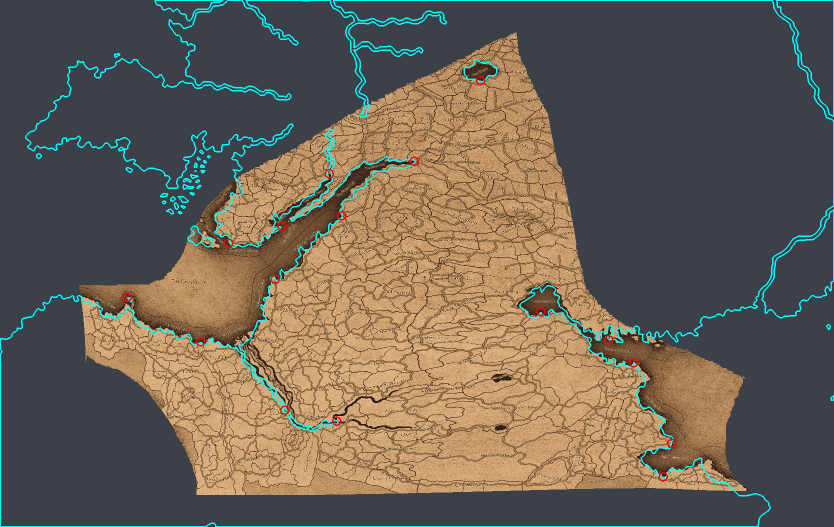
#> input picture tools/derived/badlands_nehekhara_anchor_dot_warp_example.png, 1668 x 1054 px (shown at 1/2 size); its folder holds only this picture in this run
$ python -i generate_coastline_mask.py   (imports and definitions only)
#> lines starting #> are read from the running program, lines starting #| are printed output that depends on the picture
#> further down, picture is the input picture: shape (1054, 1668, 3); mean B, G, R 85.4, 97.8, 106.3
#!/usr/bin/env python3
"""Land/sea mask from the hand-traced coastline — the coastline authority.

The input is the finished black/white land fill ``oldworld-first/land_sea_mask.png``
(8192×3616 = the mod canvas, binarized first via ``binarize_cyan_mask.py`` — see
``--from-fill`` below). The same coastline is also carried as a cyan (0,255,255)
trace-only layer in ``terraqueous_globe_reprojected - full.ora#coasts``, but that
layer has no land fill of its own and cannot replace the flat PNG here (board
#5399: trace-parity between the two differs by ~145k px, while the flat PNG's
fill reproduces the committed mask exactly). Cyan is reserved for the coastline
trace (rivers moved to blue instead, board #3703 follow-up 2026-09-15) — before
that the trace was drawn magenta. Because it is drawn in canvas space it needs no
registration, and because it is a deliberate hand-trace it supersedes the
height-ramp extraction that ``generate_heightmap.py`` used to derive the coast
(user decision, 2026-08-14: "the traced coastline wins"; the ramp derivation was
deleted 2026-08-22). This tool is the sole owner of ``land_sea_mask.png``;
``generate_heightmap.py`` consumes the mask rather than re-deriving the shoreline.

Land vs sea is decided by **coastline topology**, not by globe colour (the globe's
sea is a desaturated grey that no hue test separates from land — the very problem
the trace exists to avoid):

1. The cyan line is the coast; it is the barrier.
2. Fill the gaps in the (anti-aliased) line, then flood-label the regions between
   lines. Assign every line pixel to its nearest region so the shoreline is crisp
   (1 px) rather than the width of the drawn stroke.
3. The world ocean is the largest region. Everything else is classified by
   **parity of coastline crossings from the ocean**: ocean = water (depth 0),
   the continents that touch it = land (depth 1), inland seas enclosed in a
   continent = water (depth 2), lake-islands = land (depth 3), and so on. This is
   exact and self-contained — no colour, no prior mask, no hand-curated lake list.

Navigable rivers the user drew as thin channels off the coast are continuous with
the world ocean, so they fall out as ocean-connected sea automatically (they become
their own navigable sea zones downstream — user note, 2026-08-14).

Everything it reads is committed (or the manifested source), and every step is a
pure function of the pixels, so a re-run reproduces the same mask.
"""
from __future__ import annotations

import argparse
import sys
from collections import deque
from pathlib import Path

import numpy as np
from PIL import Image
from scipy import ndimage

sys.path.insert(0, str(Path(__file__).resolve().parent))

from config import map_config  # noqa: E402
from worldgen import cells, lakes, raster, sources  # noqa: E402

Image.MAX_IMAGE_PIXELS = None

TOOLS_DIR = Path(__file__).resolve().parent
# [1 line that did not run here, left out]
DEFAULT_OUT = TOOLS_DIR / "derived" / "land_sea_mask.png"
#: The companion inland-lake layer (board #3742), written alongside the mask in
#: --from-fill mode only. A boolean sibling of land_sea_mask.png (True where a
#: water pixel is an enclosed lake), the exact analogue of the committed
#: sea_zones.png. Downstream tools that don't find it fall back to the old
#: two-class (land/ocean) behaviour, byte-identical to before it existed.
DEFAULT_LAKE_OUT = TOOLS_DIR / "derived" / "lake_mask.png"

#: Ignore land specks smaller than this many px when reporting (not when masking).
_REPORT_MIN = 2000

#: Drop isolated land components strictly smaller than this many px, reclassifying
#: them as water (board #3705 follow-up). Pinned to validate_map's degenerate-
#: province floor (its default ``--min-province-area 4``): a land component below it
#: cannot legally become a province, so it is an artifact, not land. See
#: :func:`drop_land_specks`.
SPECK_MAX_PX = 4


# [38 lines left out: function drop_land_specks, not called in this run]


def coast_line(rgb: np.ndarray) -> np.ndarray:
    """The drawn coastline: pure cyan, dilated to bridge anti-aliased gaps."""
    r, g, b = rgb[..., 0].astype(int), rgb[..., 1].astype(int), rgb[..., 2].astype(int)
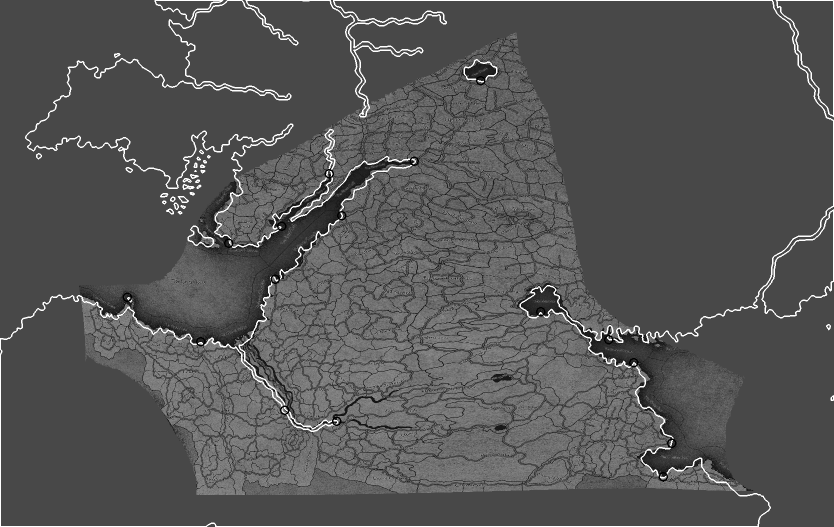
#> r: shape (1054, 1668) int64 (shown at 1/2 size); min 0, max 255, mean 85.4
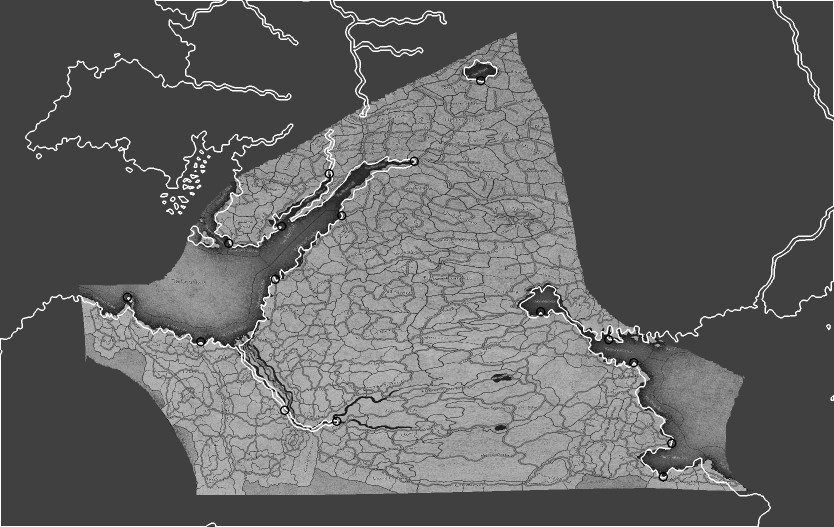
#> g: shape (1054, 1668) int64 (shown at 1/2 size); min 0, max 255, mean 97.8
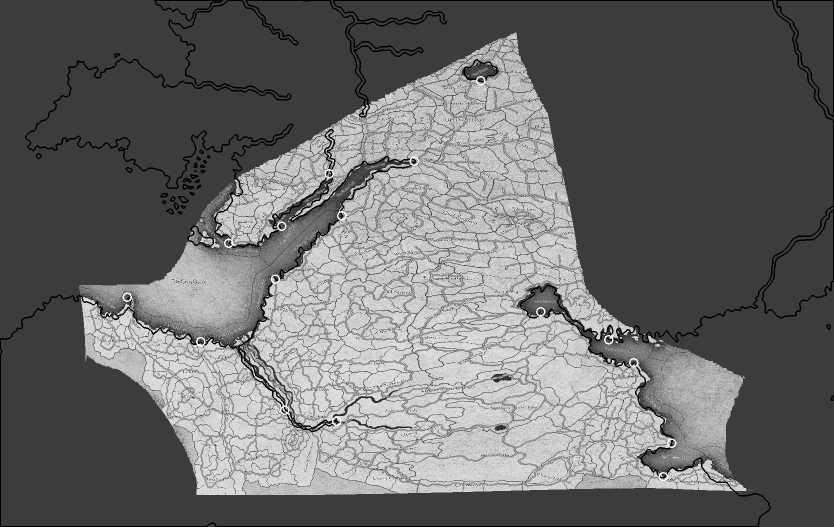
#> b: shape (1054, 1668) int64 (shown at 1/2 size); min 0, max 255, mean 106.3
    line = (r < 70) & (g > 210) & (b > 210)
#> line: shape (1054, 1668) bool; every value is 0
    return ndimage.binary_dilation(line, iterations=2)


# [14 lines left out: function filled_mask, not called in this run]


def _crisp_labels(line: np.ndarray) -> tuple[np.ndarray, int]:
    """Label the regions between the lines, then assign each line pixel to its
    nearest region so the land/sea boundary is a crisp 1 px shoreline rather than
    the width of the (dilated) drawn stroke."""
    lab, n = ndimage.label(~line)
#> lab: shape (1054, 1668) int32; every value is 1
#> n = 1
    idx = ndimage.distance_transform_edt(lab == 0, return_distances=False,
                                         return_indices=True)
    return lab[tuple(idx)], n


def _adjacency(labf: np.ndarray, n: int) -> list[set[int]]:
    """Which regions share a coastline (are neighbours in the crisp label image)."""
    adj: list[set[int]] = [set() for _ in range(n + 1)]
    for A, B in ((labf[:, :-1], labf[:, 1:]), (labf[:-1, :], labf[1:, :])):
        d = A != B
        for u, v in zip(A[d].ravel(), B[d].ravel()):
            adj[int(u)].add(int(v)); adj[int(v)].add(int(u))
    return adj


def land_mask(rgb: np.ndarray, log=print) -> np.ndarray:
    line = coast_line(rgb)
    labf, n = _crisp_labels(line)
#> n = 1
    sizes = np.bincount(labf.ravel(), minlength=n + 1)
#> sizes = [0, 1758072]
    ocean = int(np.argmax(sizes[1:]) + 1)
#> ocean = 1
    log(f"regions {n}, world ocean = region {ocean} "
        f"({100 * sizes[ocean] / labf.size:.1f}% of canvas)")
#| regions 1, world ocean = region 1 (100.0% of canvas)

    # Parity BFS from the ocean: even depth = water, odd = land.
    adj = _adjacency(labf, n)
#> the loop in _adjacency, `for A, B in ((labf[:, :-1], labf[:, 1:]), (labf[:-1, :], labf[1:, :])):` made 2 passes
#> adj = 2 items
    depth = np.full(n + 1, -1, dtype=np.int64)
#> depth = [-1, -1]
    depth[ocean] = 0
    q = deque([ocean])
    while q:
        u = q.popleft()
        for v in adj[u]:
            if v and depth[v] < 0:
                depth[v] = depth[u] + 1
                q.append(v)
#> this loop made 1 pass
#> u on pass 1: 1
#> after the loop, depth = [-1, 0]
    unreached = [i for i in range(1, n + 1) if depth[i] < 0]
#> unreached = []
    if unreached:  # regions the ocean cannot reach across any coast → treat as land
        log(f"  {len(unreached)} region(s) unreachable from ocean → land")
        for i in unreached:
            depth[i] = 1
    is_land = (depth % 2 == 1)
#> is_land = [True, False]
    land = is_land[labf]
    log(f"land fraction {land.mean():.3f}  "
        f"(land regions {int(is_land[1:].sum())}, water regions {int((~is_land[1:]).sum())})")
#| land fraction 0.000  (land regions 0, water regions 1)
    return land


# [50 lines left out: function main, not called in this run]


# [2 lines not run here, left out]

>>> import cv2
>>> picture = cv2.imread('derived/badlands_nehekhara_anchor_dot_warp_example.png')
>>> result = land_mask(picture)
